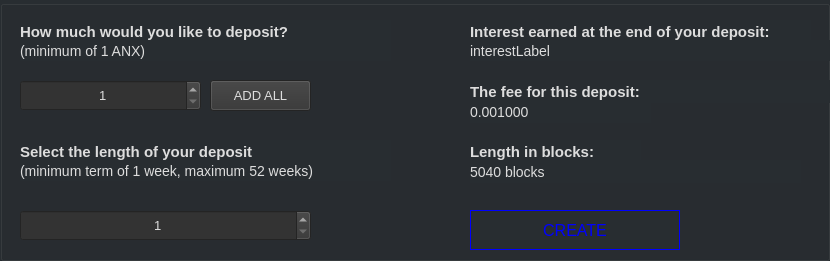
     <widget class="QGroupBox" name="depositsBox">
      <property name="geometry">
       <rect>
        <x>20</x>
        <y>420</y>
        <width>830</width>
        <height>261</height>
       </rect>
      </property>
      <property name="styleSheet">
       <string notr="true">background-color: #282d31;</string>
      </property>
      <property name="title">
       <string/>
      </property>
      <widget class="QPushButton" name="m_depositButton">
       <property name="geometry">
        <rect>
         <x>470</x>
         <y>210</y>
         <width>210</width>
         <height>40</height>
        </rect>
       </property>
       <property name="minimumSize">
        <size>
         <width>30</width>
         <height>31</height>
        </size>
       </property>
       <property name="font">
        <font>
         <pointsize>-1</pointsize>
        </font>
       </property>
       <property name="styleSheet">
        <string notr="true">color: blue; background-color: #1; border: 1px solid blue; font-size: 16px;</string>
       </property>
       <property name="text">
        <string>CREATE</string>
       </property>
      </widget>
      <widget class="QLabel" name="label_2">
       <property name="geometry">
        <rect>
         <x>20</x>
         <y>140</y>
         <width>371</width>
         <height>23</height>
        </rect>
       </property>
       <property name="font">
        <font>
         <pointsize>-1</pointsize>
         <weight>75</weight>
         <bold>true</bold>
        </font>
       </property>
       <property name="styleSheet">
        <string notr="true">color: #ddd; font-size: 15px; font-weight: bold;</string>
       </property>
       <property name="text">
        <string>Select the length of your deposit</string>
       </property>
       <property name="alignment">
        <set>Qt::AlignLeading|Qt::AlignLeft|Qt::AlignVCenter</set>
       </property>
      </widget>
      <widget class="QLabel" name="m_feeTextLabel">
       <property name="geometry">
        <rect>
         <x>470</x>
         <y>80</y>
         <width>371</width>
         <height>23</height>
        </rect>
       </property>
       <property name="font">
        <font>
         <pointsize>-1</pointsize>
         <weight>75</weight>
         <bold>true</bold>
        </font>
       </property>
       <property name="styleSheet">
        <string notr="true">color: #ddd; font-size: 15px; font-weight: bold;</string>
       </property>
       <property name="text">
        <string>The fee for this deposit:</string>
       </property>
      </widget>
      <widget class="QSpinBox" name="m_timeSpin">
       <property name="geometry">
        <rect>
         <x>20</x>
         <y>210</y>
         <width>291</width>
         <height>31</height>
        </rect>
       </property>
       <property name="font">
        <font>
         <pointsize>-1</pointsize>
        </font>
       </property>
       <property name="styleSheet">
        <string notr="true">color: #ddd; background-color: #333;  font-size: 13px;</string>
       </property>
       <property name="alignment">
        <set>Qt::AlignCenter</set>
       </property>
       <property name="minimum">
        <number>1</number>
       </property>
       <property name="maximum">
        <number>52</number>
       </property>
      </widget>
      <widget class="QLabel" name="label">
       <property name="geometry">
        <rect>
         <x>20</x>
         <y>20</y>
         <width>371</width>
         <height>23</height>
        </rect>
       </property>
       <property name="font">
        <font>
         <pointsize>-1</pointsize>
         <weight>75</weight>
         <bold>true</bold>
        </font>
       </property>
       <property name="styleSheet">
        <string notr="true">color: #ddd; font-size: 15px; font-weight: bold;</string>
       </property>
       <property name="text">
        <string>How much would you like to deposit?</string>
       </property>
       <property name="alignment">
        <set>Qt::AlignLeading|Qt::AlignLeft|Qt::AlignVCenter</set>
       </property>
      </widget>
      <widget class="QLabel" name="m_nativeTimeLabel">
       <property name="geometry">
        <rect>
         <x>470</x>
         <y>160</y>
         <width>331</width>
         <height>23</height>
        </rect>
       </property>
       <property name="font">
        <font>
         <pointsize>-1</pointsize>
        </font>
       </property>
       <property name="styleSheet">
        <string notr="true">color: #ddd; font-size: 14px;</string>
       </property>
       <property name="text">
        <string>5040 blocks</string>
       </property>
       <property name="alignment">
        <set>Qt::AlignLeading|Qt::AlignLeft|Qt::AlignVCenter</set>
       </property>
      </widget>
      <widget class="QLabel" name="label_3">
       <property name="geometry">
        <rect>
         <x>470</x>
         <y>20</y>
         <width>341</width>
         <height>23</height>
        </rect>
       </property>
       <property name="font">
        <font>
         <pointsize>-1</pointsize>
         <weight>75</weight>
         <bold>true</bold>
        </font>
       </property>
       <property name="styleSheet">
        <string notr="true">color: #ddd; font-size: 15px; font-weight: bold;</string>
       </property>
       <property name="text">
        <string>Interest earned at the end of your deposit:</string>
       </property>
       <property name="alignment">
        <set>Qt::AlignLeading|Qt::AlignLeft|Qt::AlignVCenter</set>
       </property>
      </widget>
      <widget class="QDoubleSpinBox" name="m_amountSpin">
       <property name="geometry">
        <rect>
         <x>20</x>
         <y>80</y>
         <width>181</width>
         <height>31</height>
        </rect>
       </property>
       <property name="font">
        <font>
         <pointsize>-1</pointsize>
        </font>
       </property>
       <property name="styleSheet">
        <string notr="true">color: #ddd; background-color: #333;  font-size: 13px;</string>
       </property>
       <property name="alignment">
        <set>Qt::AlignCenter</set>
       </property>
       <property name="decimals">
        <number>0</number>
       </property>
       <property name="minimum">
        <double>1.000000000000000</double>
       </property>
       <property name="maximum">
        <double>20000000.000000000000000</double>
       </property>
      </widget>
      <widget class="QLabel" name="m_feeLabel">
       <property name="geometry">
        <rect>
         <x>470</x>
         <y>100</y>
         <width>181</width>
         <height>23</height>
        </rect>
       </property>
       <property name="maximumSize">
        <size>
         <width>16777215</width>
         <height>16777209</height>
        </size>
       </property>
       <property name="font">
        <font>
         <pointsize>-1</pointsize>
        </font>
       </property>
       <property name="styleSheet">
        <string notr="true">color: #ddd; font-size: 14px;</string>
       </property>
       <property name="text">
        <string>0.001000</string>
       </property>
       <property name="alignment">
        <set>Qt::AlignLeading|Qt::AlignLeft|Qt::AlignVCenter</set>
       </property>
      </widget>
      <widget class="QLabel" name="m_interestLabel">
       <property name="geometry">
        <rect>
         <x>470</x>
         <y>40</y>
         <width>371</width>
         <height>21</height>
        </rect>
       </property>
       <property name="font">
        <font>
         <pointsize>-1</pointsize>
        </font>
       </property>
       <property name="styleSheet">
        <string notr="true">color: #ddd; font-size: 14px;</string>
       </property>
       <property name="text">
        <string>interestLabel</string>
       </property>
       <property name="alignment">
        <set>Qt::AlignLeading|Qt::AlignLeft|Qt::AlignVCenter</set>
       </property>
      </widget>
      <widget class="QLabel" name="label_5">
       <property name="geometry">
        <rect>
         <x>20</x>
         <y>40</y>
         <width>371</width>
         <height>21</height>
        </rect>
       </property>
       <property name="font">
        <font>
         <pointsize>-1</pointsize>
        </font>
       </property>
       <property name="styleSheet">
        <string notr="true">color: #ddd; font-size: 14px;</string>
       </property>
       <property name="text">
        <string>(minimum of 1 ANX)</string>
       </property>
       <property name="alignment">
        <set>Qt::AlignLeading|Qt::AlignLeft|Qt::AlignVCenter</set>
       </property>
      </widget>
      <widget class="QLabel" name="label_6">
       <property name="geometry">
        <rect>
         <x>20</x>
         <y>160</y>
         <width>371</width>
         <height>21</height>
        </rect>
       </property>
       <property name="font">
        <font>
         <pointsize>-1</pointsize>
        </font>
       </property>
       <property name="styleSheet">
        <string notr="true">color: #ddd; font-size: 14px;</string>
       </property>
       <property name="text">
        <string>(minimum term of 1 week, maximum 52 weeks)</string>
       </property>
       <property name="alignment">
        <set>Qt::AlignLeading|Qt::AlignLeft|Qt::AlignVCenter</set>
       </property>
      </widget>
      <widget class="QLabel" name="m_feeTextLabel_2">
       <property name="geometry">
        <rect>
         <x>470</x>
         <y>140</y>
         <width>171</width>
         <height>23</height>
        </rect>
       </property>
       <property name="font">
        <font>
         <pointsize>-1</pointsize>
         <weight>75</weight>
         <bold>true</bold>
        </font>
       </property>
       <property name="styleSheet">
        <string notr="true">color: #ddd; font-size: 15px; font-weight: bold;</string>
       </property>
       <property name="text">
        <string>Length in blocks:</string>
       </property>
      </widget>
      <widget class="QPushButton" name="m_allButton">
       <property name="geometry">
        <rect>
         <x>210</x>
         <y>80</y>
         <width>101</width>
         <height>31</height>
        </rect>
       </property>
       <property name="font">
        <font>
         <pointsize>-1</pointsize>
        </font>
       </property>
       <property name="styleSheet">
        <string notr="true">color: #ddd; background-color: #333;  font-size: 13px;</string>
       </property>
       <property name="text">
        <string>ADD ALL</string>
       </property>
      </widget>
     </widget>
